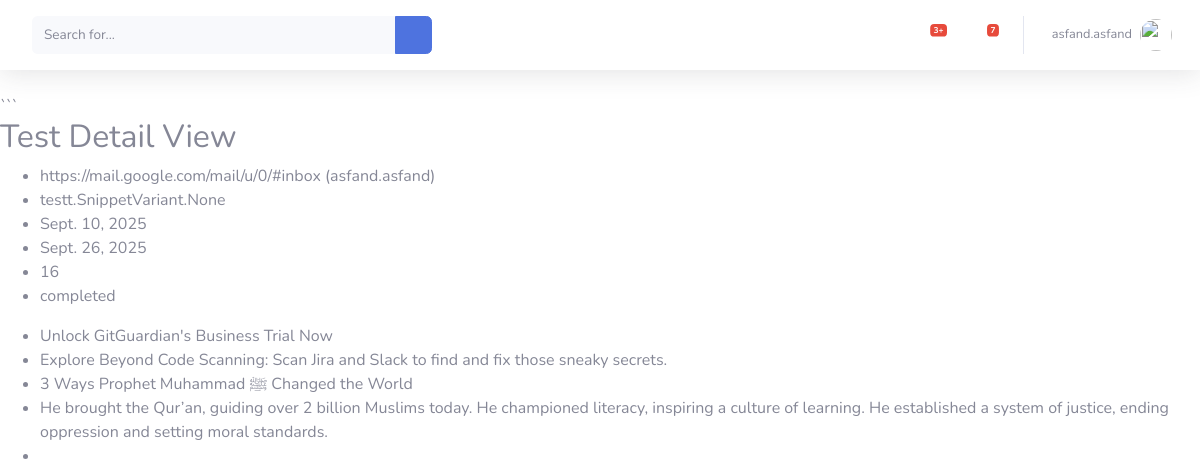
The app's page /testt/detail_test/4 (signed in) with its own data.
### testt/models.py (models this page shows, shortened)
class Test(models.Model):
    STATUS_CHOICES = [
        ("created", "Created"),
        ("running", "Running"),
        ("completed", "Completed"),
    ]
    page = models.ForeignKey(Page, on_delete=models.CASCADE, related_name="tests")
    start_date = models.DateField()
    end_date = models.DateField()
    status = models.CharField(max_length=10, choices=STATUS_CHOICES, default="created")
    def duration(self):
        return (self.end_date-self.start_date).days
    def get_variants(self):
        return self.page.variants.all()

class Page(models.Model):
    user = models.ForeignKey(User, on_delete=models.CASCADE, related_name="pages")
    url = models.URLField(help_text="Full URL of the page you want to test")
    def __str__(self):
        return f"{self.url} ({self.user.username})"

class SnippetVariant(models.Model):
    page = models.ForeignKey(Page, on_delete=models.CASCADE, related_name="variants")
    title = models.CharField(max_length=255)
    description = models.TextField(blank=True)
    variant_label = models.CharField(
        max_length=5,
        help_text="Label for the variant, e.g., A, B, C"
    )

### testt/views.py (the view)
# urls.py: path('detail_test/<int:test_id>', views.detail_test, name='detail_test'),
def detail_test(request, test_id):
    detail_test = get_object_or_404(Test, pk=test_id)
    return render(request, 'testt/detail_test.html', {'detail_test': detail_test})

### testt/templates/testt/detail_test.html (shortened to what this page needs)
<!DOCTYPE html>
{% extends 'testt/base.html'%}
{% load static %}
{% block content %}
<body>
<h2>Test Detail View</h2>
<ul>
    <li>{{ detail_test.page }}</li>
    <li>{{ detail_test.page.variants }}</li>
    <li>{{ detail_test.start_date }}</li>
    <li>{{ detail_test.end_date }}</li>
    <li>{{ detail_test.duration }}</li>
    <li>{{ detail_test.status }}</li>
</ul>
<ul>
{% for varient in detail_test.get_variants %}
    <li>{{ varient.title }}</li>
    <li>{{ varient.description }}</li>
{% endfor %}
</ul>
</body>
{% endblock %}

### testt/templates/testt/navbar.html (shortened to what this page needs)
<!DOCTYPE html>
{% load static %}
<html lang="en">
<head>
    <link href="{% static 'vendor/fontawesome-free/css/all.min.css'%}" rel="stylesheet" type="text/css">
    <link href="{% static 'css/sb-admin-2.min.css' %}" rel="stylesheet">
</head>
<body>
<nav class="navbar navbar-expand navbar-light bg-white topbar mb-4 static-top shadow">
    <form
        class="d-none d-sm-inline-block form-inline mr-auto ml-md-3 my-2 my-md-0 mw-100 navbar-search">
        <div class="input-group">
            <input type="text" class="form-control bg-light border-0 small" placeholder="Search for..."
                aria-label="Search" aria-describedby="basic-addon2">
            <div class="input-group-append">
                <button class="btn btn-primary" type="button">
                    <i class="fas fa-search fa-sm"></i>
                </button>
            </div>
        </div>
    </form>
    <ul class="navbar-nav ml-auto">
        <li class="nav-item dropdown no-arrow mx-1">
            <a class="nav-link dropdown-toggle" href="#" id="alertsDropdown" role="button"
                data-toggle="dropdown" aria-haspopup="true" aria-expanded="false">
                <i class="fas fa-bell fa-fw"></i>
                <span class="badge badge-danger badge-counter">3+</span>
            </a>
        </li>
        <li class="nav-item dropdown no-arrow mx-1">
            <a class="nav-link dropdown-toggle" href="#" id="messagesDropdown" role="button"
                data-toggle="dropdown" aria-haspopup="true" aria-expanded="false">
                <i class="fas fa-envelope fa-fw"></i>
                <span class="badge badge-danger badge-counter">7</span>
            </a>
        </li>
        <li class="nav-item dropdown no-arrow">
            <a class="nav-link dropdown-toggle" href="#" id="userDropdown" role="button"
                data-toggle="dropdown" aria-haspopup="true" aria-expanded="false">
                <span class="mr-2 d-none d-lg-inline text-gray-600 small">{{request.user.username}}</span>
                <img class="img-profile rounded-circle"
                    src="img/undraw_profile.svg">
            </a>
        </li>
    </ul>
</nav>
```
</body>
</html>

### records on screen
Test: page "https://mail.google.com/mail/u/0/#inbox (asfand.asfand)", page.variants "testt.SnippetVariant.None", start_date "Sept. 10, 2025", end_date "Sept. 26, 2025", duration "16", status "completed"
SnippetVariant: title "Unlock GitGuardian's Business Trial Now", description "Explore Beyond Code Scanning: Scan Jira and Slack to find and fix those sneaky secrets."
SnippetVariant: title "3 Ways Prophet Muhammad ﷺ Changed the World", description "He brought the Qur’an, guiding over 2 billion Muslims today. He championed literacy, inspiring a culture of learning. He established a system of justice, ending oppression and setting moral standards."

### other values on screen
{{ request.user.username }} "asfand.asfand"
